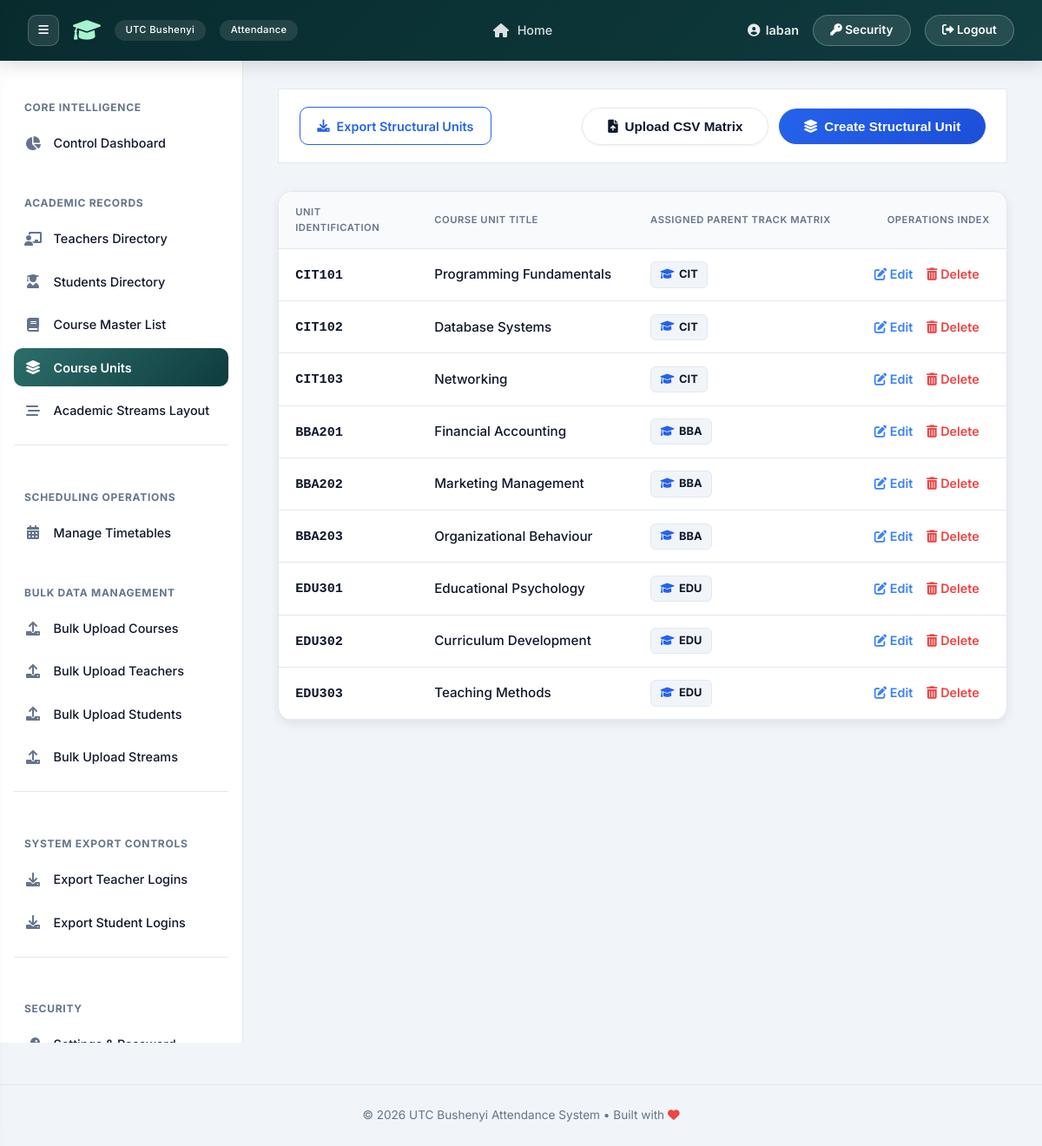
The page /user-admin/manage-course-units/ (signed in) on the database as committed earlier.
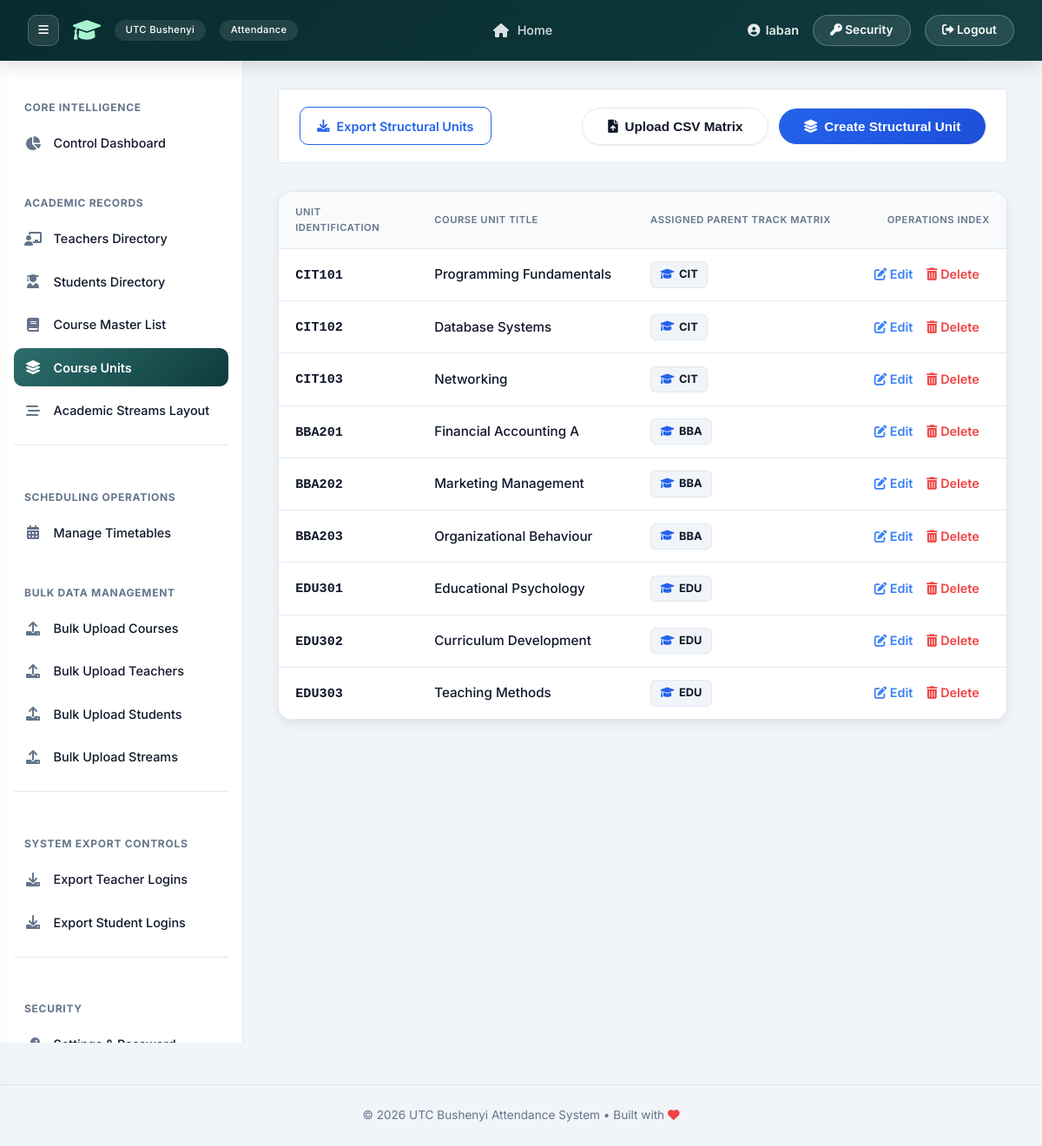
The same page on the database as committed later.
### attendance/models.py (models this page shows, shortened)
class CourseUnit(models.Model):
    code = models.CharField(max_length=20, primary_key=True)
    name = models.CharField(max_length=255)
    course = models.ForeignKey(Course, on_delete=models.CASCADE, related_name='units')

class Course(models.Model):
    code = models.CharField(max_length=20, primary_key=True)
    name = models.CharField(max_length=255)

### attendance/views_admin.py (the view, shortened to what this page needs)
# urls.py: path('user-admin/manage-course-units/', views_admin.manage_course_units, name='manage_course_units'),
@login_required
@transaction.atomic
def manage_course_units(request):
    if request.user.role != User.IS_ADMIN:
        return HttpResponse("Unauthorized", status=403)
    course_units = CourseUnit.objects.select_related('course').all()
    courses = Course.objects.all()
    for c in courses:
        c.course_code = c.code
        c.course_name = c.name
    return render(request, 'attendance/manage_course_units.html', {
        'course_units': course_units,
        'courses': courses,
        'active_courses_list': courses
    })

### templates/attendance/manage_course_units.html (shortened to what this page needs)
{% extends 'attendance/base.html' %}
{% block content %}
<div class="page-header-actions">
    <div>
        <a href="{% url 'attendance:download_template' 'timetable' %}" class="btn-download-list">
            <i class="fas fa-download"></i> Export Structural Units
        </a>
    </div>
    <div class="action-group">
        <button class="btn btn-outline" onclick="location.href='{% url 'attendance:bulk_upload_courses' %}'">
            <i class="fas fa-file-upload"></i> Upload CSV Matrix
        </button>
        <button class="btn" id="openModalBtn" style="background: linear-gradient(135deg, #2563eb, #1d4ed8);">
            <i class="fas fa-layer-group"></i> Create Structural Unit
        </button>
    </div>
</div>
<div class="card" style="padding:0; overflow:hidden;">
    <table class="table">
        <thead>
            <tr>
                <th style="width:160px;">Unit Identification</th>
                <th>Course Unit Title</th>
                <th>Assigned Parent Track Matrix</th>
                <th style="text-align: right;">Operations Index</th>
            </tr>
        </thead>
        <tbody id="courseUnitsTableBody">
            {% for unit in course_units %}
            <tr data-parent-course="{{ unit.course.code }}">
                <td><code style="font-size:0.95rem; font-weight:700; color:var(--text-main);">{{ unit.code }}</code></td>
                <td style="font-weight:500;">{{ unit.name }}</td>
                <td><span class="parent-course-badge"><i class="fas fa-graduation-cap" style="font-size:0.8rem; margin-right:0.35rem; color:#2563eb;"></i>{{ unit.course.code }}</span></td>
                <td style="text-align: right;">
                    <a href="{% url 'attendance:edit_course_unit' unit.pk %}" class="action-link edit">
                        <i class="fas fa-edit"></i> Edit
                    </a>
                    <a href="{% url 'attendance:delete_course_unit' unit.pk %}" class="action-link delete" onclick="return confirm('Drop this structural module entry from system tracking arrays?');">
                        <i class="fas fa-trash-alt"></i> Delete
                    </a>
                </td>
            </tr>
            {% endfor %}
        </tbody>
    </table>
</div>
{% endblock %}

Rows that differ between the two databases and show on the page:
changed CourseUnit "BBA201": name "Financial Accounting" → "Financial Accounting A"
